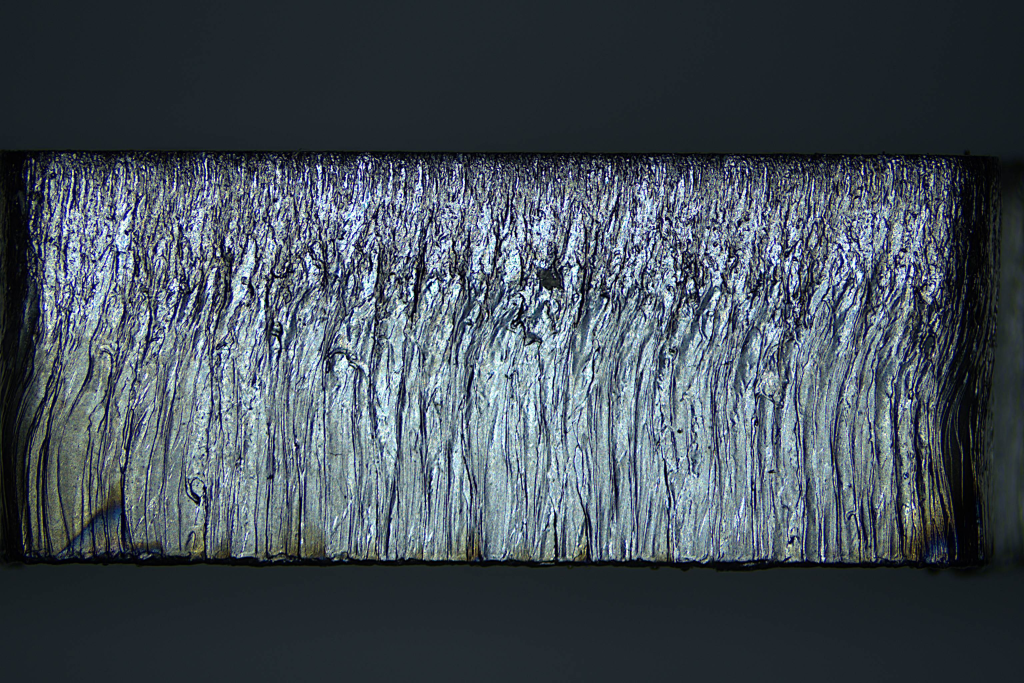
#> input picture testCodes/0326_164430.jpg, 3072 x 2048 px (shown at 1/3 size)
$ python imageRec.py
#> lines starting #> are read from the running program, lines starting #| are printed output that depends on the picture
import cv2
import numpy as np
from matplotlib import pyplot as plt

img = cv2.imread('0326_164430.jpg')
#> img is the input picture: shape (2048, 3072, 3); mean B, G, R 87.3, 78.2, 68.1
f = np.fft.fft2(img)
fshift = np.fft.fftshift(f)
magnitude_spectrum = 20 * np.log(np.abs(fshift))
#> magnitude_spectrum: shape (2048, 3072, 3) float64; 0.01% of the values are NaN or infinite; the others: min -819.5, max 279.1, mean 101.5

rows, cols = img.shape[:2]
#> rows = 2048; cols = 3072
crow, ccol = int(rows / 2), int(cols / 2)
#> crow = 1024; ccol = 1536
fshift[crow - 30:crow + 30, ccol - 30:ccol + 30] = 0
f_ishift = np.fft.ifftshift(fshift)
img_back = np.fft.ifft2(f_ishift)
img_back = np.abs(img_back)
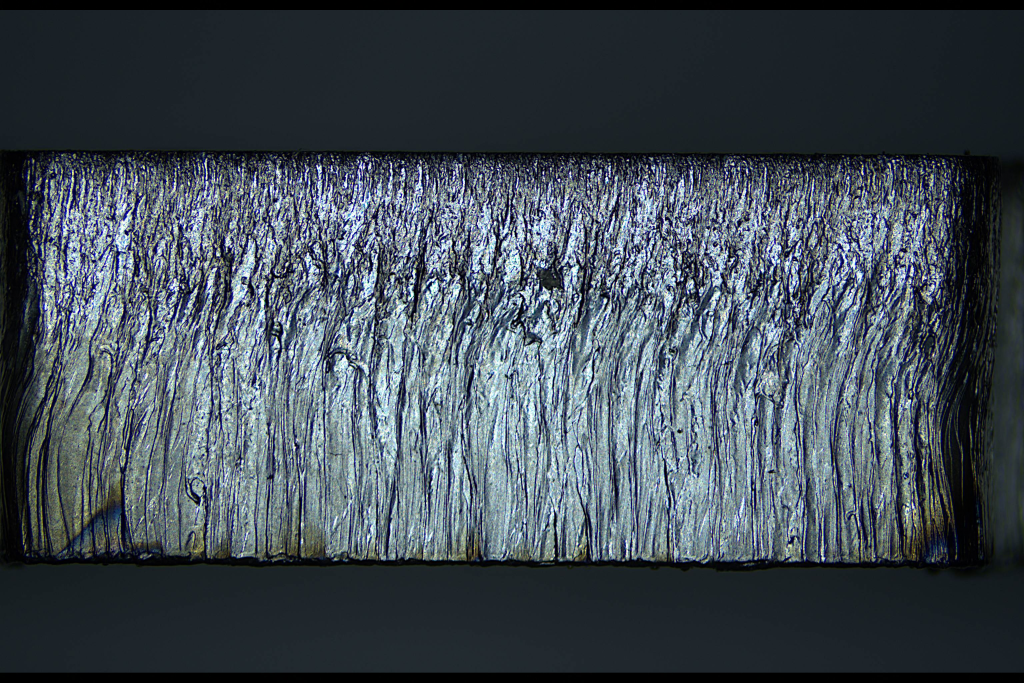
#> img_back: shape (2048, 3072, 3) float64 (shown at 1/3 size); mean of channels 0, 1, 2 86.1, 77.1, 67.2; drawn with min black and max white

plt.subplot(221), plt.imshow(img, cmap='gray')
plt.title('Input Image'), plt.xticks([]), plt.yticks([])
plt.subplot(222), plt.imshow(magnitude_spectrum, cmap='gray')
plt.title('Magnitude Spectrum'), plt.xticks([]), plt.yticks([])
plt.subplot(223), plt.imshow(img_back)  # 恢复图像
plt.title('Result in JET'), plt.xticks([]), plt.yticks([])
plt.subplot(224), plt.imshow(img_back, cmap='gray')
plt.title('Image after HPF'), plt.xticks([]), plt.yticks([])
plt.show()
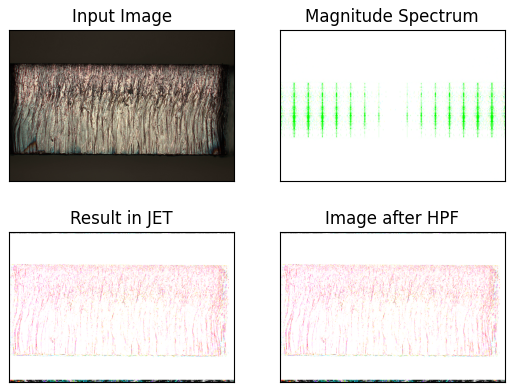
#> figure drawn by matplotlib, 4 panels; B, G, R data is drawn as R, G, B
